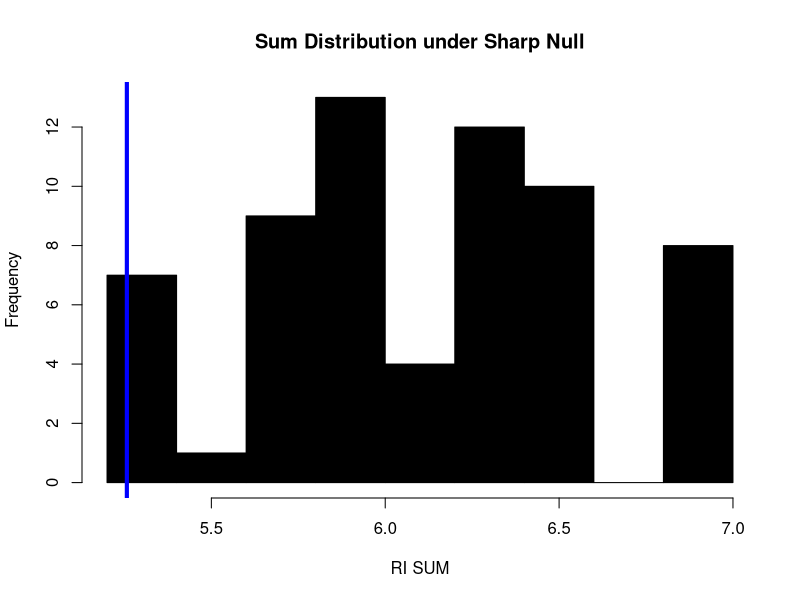
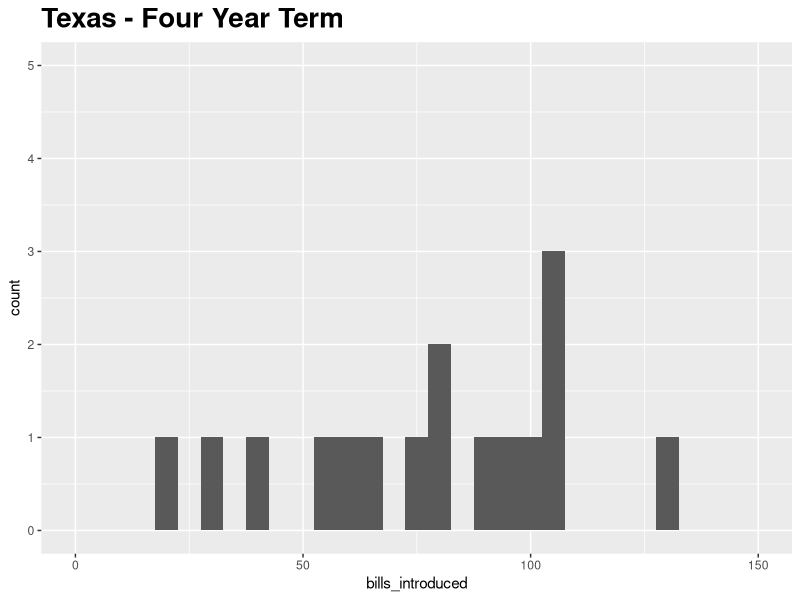
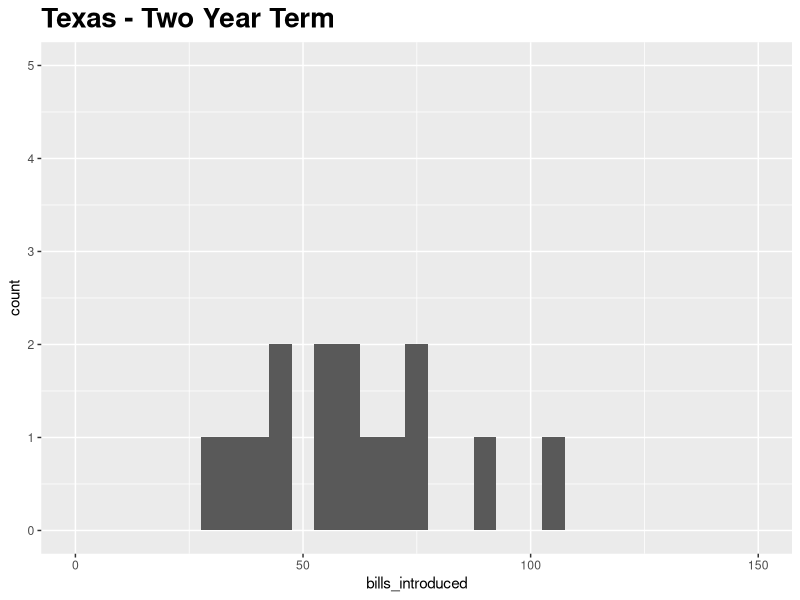
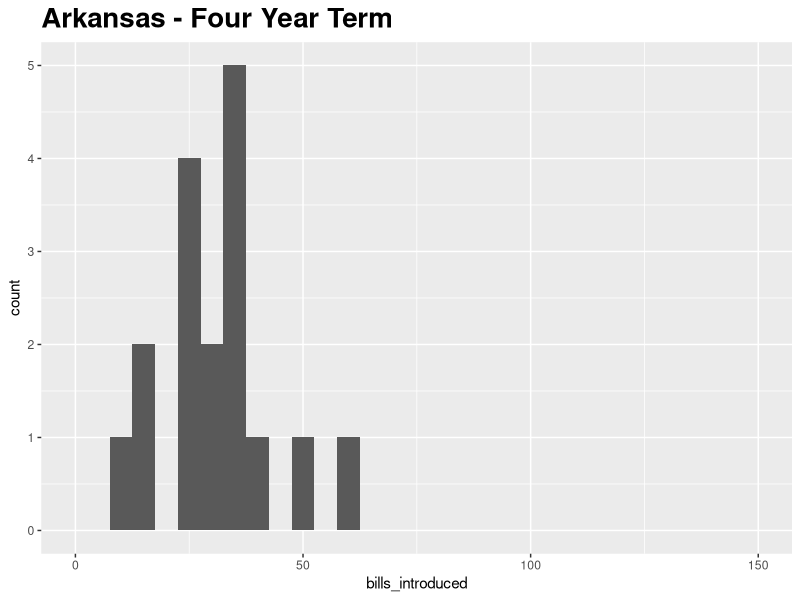
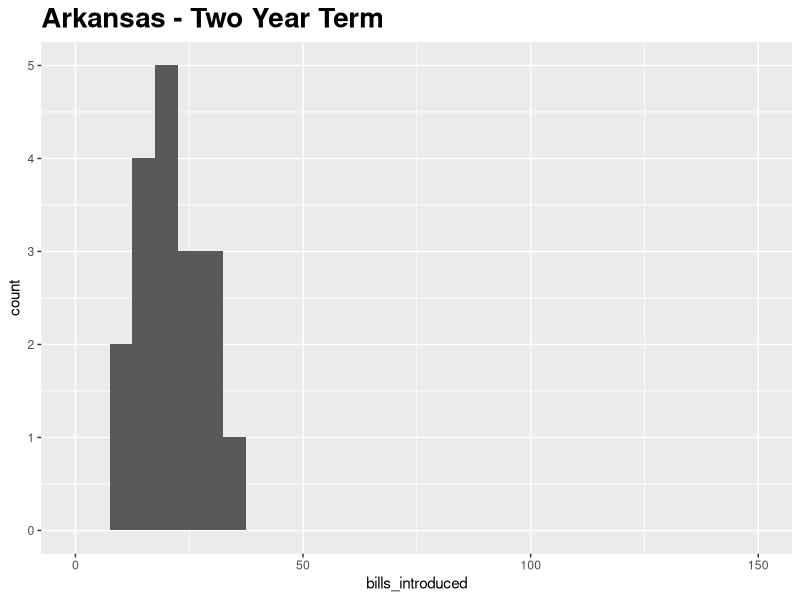

Source code (R) for these figures, in order:
## ---- chunk 1
library(data.table)
library(dplyr)
library(ggplot2)
## ---- chunk 2
estimate_ate <- function(dt, outcome, treatment, treat_val) { 
  ## This takes a data.table, the name of the outcome variable, and the name
  ## of the treatment indicator. 
  
  g <- dt[ , .(group_mean = mean(get(outcome))), keyby = .(get(treatment))]
  ate <- g[ , diff(group_mean)]
  
  return(ate) 
}
## ---- chunk 3
d <- fread("./data/clingingsmith_2009.csv")
head(d)
## ---- chunk 4
    ate <- estimate_ate(d, outcome = 'views', treatment = 'success')
    ate
## ---- chunk 5
    simulate_exp <- function(exp_d, outcome, treatment, sim_num = 10000) {
      results <- NA
      for (i in 1:sim_num) {
        exp_d <- exp_d[, new_treatment := sample(get(treatment))]
        results[i] <- estimate_ate(exp_d, outcome = outcome, treatment = "new_treatment")
      }
      results
    }
## ---- chunk 6
    sim_num = 10000
    sims <- simulate_exp(d, outcome = "views", treatment = "success", sim_num = sim_num)
    p_value <- mean(abs(sims) >= abs(ate))
    p_value
## ---- chunk 7
    num_larger <- sum(sims >= ate)
    num_larger
## ---- chunk 8
    p_value_one_tailed <- num_larger / 10000
    p_value_one_tailed
## ---- chunk 9
    number_more_extreme <- sum(abs(sims) >= abs(ate))
    number_more_extreme
## ---- chunk 10
    p_value_two_tailed <- number_more_extreme / 10000
## ---- chunk 11
    dt_ratios <- data.table(y_1 = c(0.950, 0.978, 0.762, 0.733, 0.823, 1.011))
    dt_ratios[, y_0 := 1/y_1]
    est_sum = sum(dt_ratios[, y_1])
    
    # simluate all 64 treatment regimes
    simulations <- NA
    treatment <- rep(0,6)
    for (i in 1:64) {
      for (j in 1:6) {
        treatment[j] <- treatment[j] + 1
        if (treatment[j] < 2) {
          break
        } else{
          treatment[j] <- 0
        }
      }
      simulations[i] <- sum(dt_ratios[, y_0] * (1 - treatment) + dt_ratios[, y_1] * treatment)
    }
    
    hist(
      abs(simulations), 
      col = 'black', 
      xlab = 'RI SUM', 
      main = 'Sum Distribution under Sharp Null'
      )
    abline(v = est_sum, col = 'blue', lwd = 4)
    
    simulation_mean = mean(simulations)
    p_value <- mean(abs(simulations - simulation_mean) >= abs(est_sum - simulation_mean))
    p_value
## ---- chunk 12
library(foreign)

d <- read.dta('./data/titiunik_2010.dta')
d <- data.table(d)
## ---- chunk 13
    by_state = d[, .(mean_bill_intro = mean(bills_introduced)), keyby=.(texas0_arkansas1)]
    by_state
## ---- chunk 14
    by_term = d[, .(mean_bill_intro = mean(bills_introduced)), keyby=.(term2year)]
    by_term
## ---- chunk 15
    by_both = d[, .(mean_bill_intro = mean(bills_introduced), count = .N)
                , keyby=.(texas0_arkansas1, term2year)]
    by_both
## ---- chunk 16
    state_ate = by_both[, .(ate_est = diff(mean_bill_intro), count=sum(count))
                        , keyby = .(texas0_arkansas1)]
    state_ate
## ---- chunk 17
    # Use formula 3.6 to estimate the SE for ATE within each state block
    se_ate <- d[, .(var = var(bills_introduced), 
                    count = .N, 
                    var_over_count = var(bills_introduced)/.N)
                , keyby=.(texas0_arkansas1, term2year)]
    se_ate <- se_ate[, .(se = sqrt(sum(var_over_count)), count=sum(count))
                     , keyby=.(texas0_arkansas1)]
    se_ate[, .(texas0_arkansas1, se)]
## ---- chunk 18
    overall_ate <- state_ate[, sum(count * ate_est)] / sum(state_ate[,count])
    overall_ate
## ---- chunk 19
    by_both
## ---- chunk 20
    se_overall_ate <- se_ate[, total_count := sum(se_ate[,count])]
    se_overall_ate <- se_overall_ate[, sqrt(sum(se^2 * (count/total_count)^2))]
    se_overall_ate
## ---- chunk 21
    tx_treatment <- d[texas0_arkansas1 == 0, term2year]
    ar_treatment <- d[texas0_arkansas1 == 1, term2year]
    
    sim_num <- 10000
    
    sim <- copy(d)
    simulations <-NA
    for (i in 1:sim_num) {
      sim <- sim[texas0_arkansas1 == 0, term2year := sample(tx_treatment)]
      sim <- sim[texas0_arkansas1 == 1, term2year := sample(ar_treatment)]
      by_both = sim[, .(mean_bill_intro = mean(bills_introduced), count=.N)
                    , keyby = .(texas0_arkansas1, term2year)]
      state_ate = by_both[, .(ate_est = diff(mean_bill_intro), count=sum(count))
                          , keyby = .(texas0_arkansas1)]
      simulations[i] <- state_ate[, sum(count * ate_est)] / sum(state_ate[,count])
    }
    p_value <- mean(abs(simulations) > abs(overall_ate))
    p_value
## ---- chunk 22
    state_names = c("Texas", "Arkansas")
    terms = c("Four Year Term", "Two Year Term")

    for (state in 0:1) { 
      for (treatment in 0:1) {
        target_d <- d[texas0_arkansas1 == state & term2year == treatment,]
        plot <- ggplot(target_d, aes(x=bills_introduced)) +
                       geom_histogram(binwidth = 5) + 
                       xlim(c(0, 150)) + 
                       ylim(c(0,5)) + 
                       ggtitle(paste(state_names[state+1], "-", terms[treatment+1])) +
                       theme(plot.title = element_text(size = 20, face = "bold"))
        print(plot)
      }
    }
## ---- chunk 23
## load data 
d <- fread('./data/clustering_data.csv')
d
## ---- chunk 24
    clustered_se <- function(dt, m, N) {
      ## tell us what you're doing
      # Calculate custer mean potential outcomes
      dt <- dt[, .(y0_mean = mean(y0), y1_mean = mean(y1)), keyby = .(cluster)]
      # Calculate the variance of the means of cluster potential outcome to control
      y0_mean_var = var(dt[, y0_mean])
      # Calculate the variance of the means of cluster potential outcome to treatment
      y1_mean_var = var(dt[, y1_mean])
      # Calculate the covariance of the means of cluster potential outcomes
      y0_y1_mean_cov = cov(dt[, y0_mean], dt[, y1_mean])
      
      # print(y0_mean_var)
      # print(y1_mean_var)
      # print(y0_y1_mean_cov)
      
      # Calculate the overall standard error
      clustered_se <- sqrt(1 / (dt[, .N] - 1) 
                           * (m * y0_mean_var / (N-m) 
                              + (N-m) * y1_mean_var / m 
                              + 2 * y0_y1_mean_cov))
      return(clustered_se)
    }
## ---- chunk 25
    dt <- d[, cluster := rep(1:(nrow(d)/2), each = 2)]
    overall_se <- clustered_se(dt, 3*2, 7*2)
    overall_se
## ---- chunk 26
    dt <- d[, cluster := c(1:(nrow(d)/2), rev(1:(nrow(d)/2)))]
    overall_se <- clustered_se(dt, 3*2, 7*2)
    overall_se
## ---- chunk 27

## ---- chunk 28

## ---- chunk 29

## ---- chunk 30
d <- fread('./data/list_data_2019.csv')
## ---- chunk 31
    t_test_result <- t.test(bid ~ uniform_price_auction, data = d)
    t_test_result
## ---- chunk 32
    mod <- lm(bid ~ uniform_price_auction, data = d)
    summary(mod)
## ---- chunk 33
    confint(mod)
    # confint(mod)[2,1]
    # confint(mod)[2,2]
## ---- chunk 34
    str(summary(mod))
    summary(mod)$coefficient[2,4]
## ---- chunk 35
    ate_est <- estimate_ate(d, outcome = "bid", treatment = "uniform_price_auction")
    sim_num <- 10000
    sims <- simulate_exp(d, outcome = "bid", treatment = "uniform_price_auction", sim_num = sim_num)
    ri_p_value <- mean(abs(sims) > abs(ate_est))
    ri_p_value
## ---- chunk 36
    t_test_result$p.value
